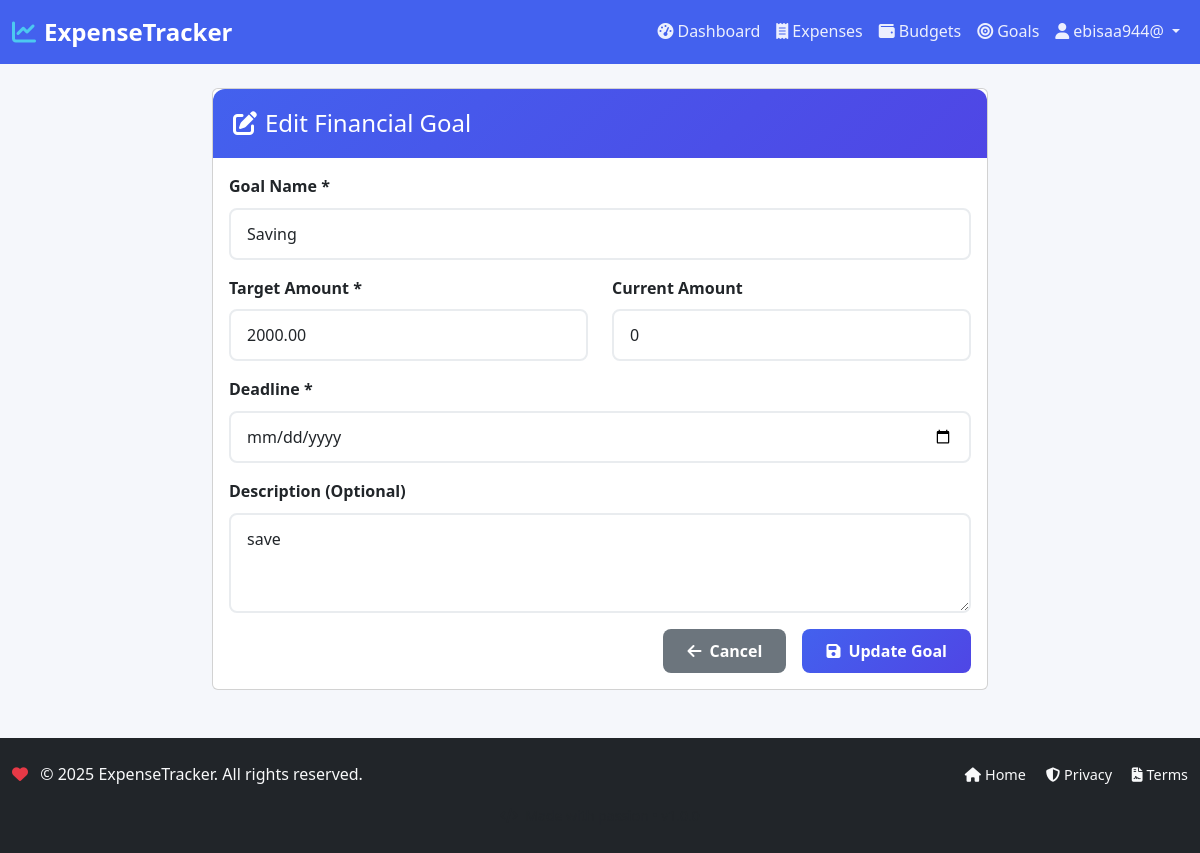
The page /goals/1/edit/ (signed in) on the database as committed earlier.
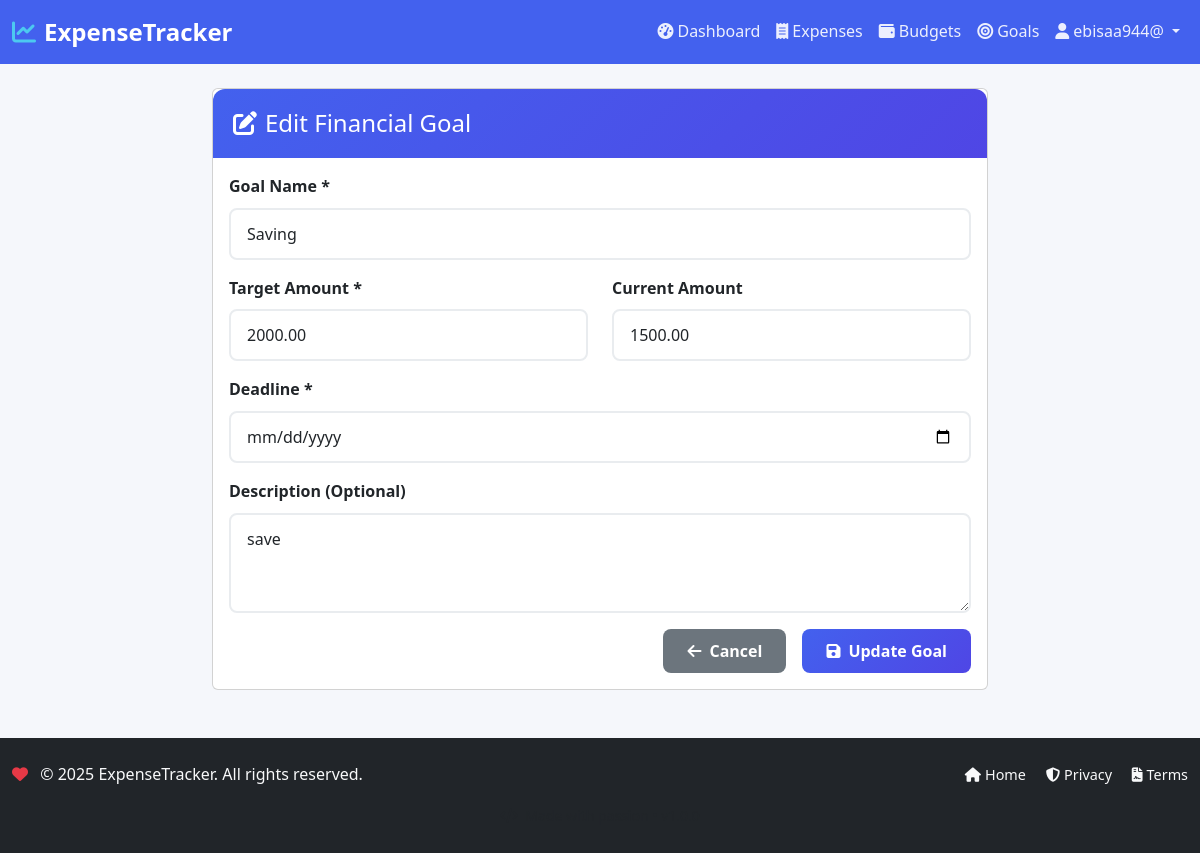
The same page on the database as committed later.
### tracker/models.py (models this page shows, shortened)
class FinancialGoal(models.Model):
    user = models.ForeignKey(User, on_delete=models.CASCADE)
    name = models.CharField(max_length=200)
    target_amount = models.DecimalField(max_digits=12, decimal_places=2)
    current_amount = models.DecimalField(max_digits=12, decimal_places=2, default=0)
    deadline = models.DateField()
    description = models.TextField(blank=True, null=True)
    created_at = models.DateTimeField(auto_now_add=True)
    updated_at = models.DateTimeField(auto_now=True)
    class Meta:
        ordering = ['deadline']

### tracker/views.py (the view)
# urls.py: path('goals/<int:pk>/edit/', views.goal_edit, name='goal_edit'),
@login_required
def goal_edit(request, pk):
    goal = get_object_or_404(FinancialGoal, pk=pk, user=request.user)
    if request.method == 'POST':
        form = FinancialGoalForm(request.POST, instance=goal)
        if form.is_valid():
            form.save()
            messages.success(request, 'Financial goal updated successfully!')
            return redirect('tracker:goal_list')
    else:
        form = FinancialGoalForm(instance=goal)
    return render(request, 'tracker/goal_form.html', {
        'form': form,
        'title': 'Edit Financial Goal',
        'goal': goal
    })

### tracker/forms.py (shortened to what this page needs)
class FinancialGoalForm(forms.ModelForm):
    class Meta:
        model = FinancialGoal
        fields = ['name', 'target_amount', 'current_amount', 'deadline', 'description']
        widgets = {
            'deadline': forms.DateInput(attrs={'type': 'date'}),
            'description': forms.Textarea(attrs={'rows': 3, 'placeholder': 'Describe your financial goal...'}),
            'target_amount': forms.NumberInput(attrs={'placeholder': '0.00', 'step': '0.01'}),
            'current_amount': forms.NumberInput(attrs={'placeholder': '0.00', 'step': '0.01'}),
        }

### tracker/templates/tracker/goal_form.html (shortened to what this page needs)
{% extends "tracker/base.html" %}
{% load static %}
{% block content %}
<div class="container mt-4">
    <div class="row justify-content-center">
        <div class="col-md-8">
            <div class="card">
                <div class="card-header">
                    <h4 class="mb-0"><i class="fas fa-{% if goal %}edit{% else %}plus{% endif %} me-2"></i>{{ title }}</h4>
                </div>
                <div class="card-body">
                    <form method="post">
                        <div class="mb-3">
                            <label class="form-label">Goal Name *</label>
                            <input type="text" name="name" class="form-control"
                                   required value="{{ form.name.value|default:'' }}"
                                   placeholder="e.g., New Car, Vacation, Emergency Fund">
                        </div>
                        <div class="row">
                            <div class="col-md-6 mb-3">
                                <label class="form-label">Target Amount *</label>
                                <input type="number" name="target_amount" class="form-control"
                                       step="0.01" min="0.01" required
                                       value="{{ form.target_amount.value|default:'' }}" placeholder="0.00">
                            </div>
                            <div class="col-md-6 mb-3">
                                <label class="form-label">Current Amount</label>
                                <input type="number" name="current_amount" class="form-control"
                                       step="0.01" min="0"
                                       value="{{ form.current_amount.value|default:'0' }}" placeholder="0.00">
                            </div>
                        </div>
                        <div class="mb-3">
                            <label class="form-label">Deadline *</label>
                            <input type="date" name="deadline" class="form-control"
                                   required value="{{ form.deadline.value|default:'' }}">
                        </div>
                        <div class="mb-3">
                            <label class="form-label">Description (Optional)</label>
                            <textarea name="description" class="form-control" rows="3"
                                      placeholder="Describe your goal...">{{ form.description.value|default:'' }}</textarea>
                        </div>
                        <div class="d-grid gap-2 d-md-flex justify-content-md-end">
                            <a href="{% url 'tracker:goal_list' %}" class="btn btn-secondary me-md-2">
                                <i class="fas fa-arrow-left me-2"></i>Cancel
                            </a>
                            <button type="submit" class="btn btn-primary">
                                <i class="fas fa-save me-2"></i>
                                {% if goal %}Update{% else %}Create{% endif %} Goal
                            </button>
                        </div>
                    </form>
                </div>
            </div>
        </div>
    </div>
</div>
{% endblock %}

Rows that differ between the two databases and show on the page:
changed FinancialGoal "Saving": current_amount "0" → "1500.00"
